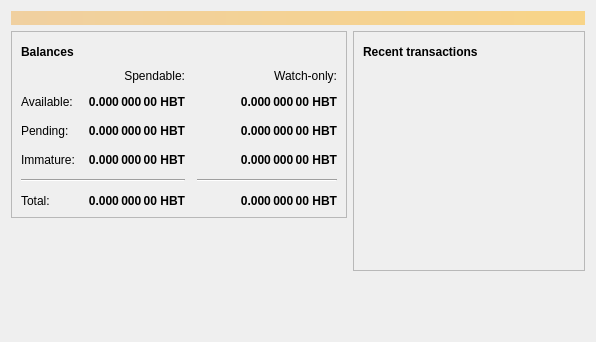
<?xml version="1.0" encoding="UTF-8"?>
<ui version="4.0">
 <class>OverviewPage</class>
 <widget class="QWidget" name="OverviewPage">
  <property name="geometry">
   <rect>
    <x>0</x>
    <y>0</y>
    <width>596</width>
    <height>342</height>
   </rect>
  </property>
  <property name="windowTitle">
   <string>Form</string>
  </property>
  <layout class="QVBoxLayout" name="topLayout">
   <item>
    <widget class="QLabel" name="labelAlerts">
     <property name="visible">
      <bool>false</bool>
     </property>
     <property name="styleSheet">
      <string notr="true">background-color: qlineargradient(x1: 0, y1: 0, x2: 1, y2: 0, stop:0 #F0D0A0, stop:1 #F8D488); color:#000000;</string>
     </property>
     <property name="wordWrap">
      <bool>true</bool>
     </property>
     <property name="margin">
      <number>3</number>
     </property>
    </widget>
   </item>
   <item>
    <layout class="QHBoxLayout" name="horizontalLayout" stretch="1,1">
     <item>
      <layout class="QVBoxLayout" name="verticalLayout_2">
       <item>
        <widget class="QFrame" name="frame">
         <property name="frameShape">
          <enum>QFrame::StyledPanel</enum>
         </property>
         <property name="frameShadow">
          <enum>QFrame::Raised</enum>
         </property>
         <layout class="QVBoxLayout" name="verticalLayout_4">
          <item>
           <layout class="QHBoxLayout" name="horizontalLayout_4">
            <item>
             <widget class="QLabel" name="label_5">
              <property name="font">
               <font>
                <weight>75</weight>
                <bold>true</bold>
               </font>
              </property>
              <property name="text">
               <string>Balances</string>
              </property>
             </widget>
            </item>
            <item>
             <widget class="QPushButton" name="labelWalletStatus">
              <property name="enabled">
               <bool>false</bool>
              </property>
              <property name="maximumSize">
               <size>
                <width>30</width>
                <height>16777215</height>
               </size>
              </property>
              <property name="toolTip">
               <string>The displayed information may be out of date. Your wallet automatically synchronizes with the Hellebit network after a connection is established, but this process has not completed yet.</string>
              </property>
              <property name="text">
               <string/>
              </property>
              <property name="icon">
               <iconset resource="../hellebit.qrc">
                <normaloff>:/icons/warning</normaloff>
                <disabledoff>:/icons/warning</disabledoff>:/icons/warning</iconset>
              </property>
              <property name="iconSize">
               <size>
                <width>24</width>
                <height>24</height>
               </size>
              </property>
              <property name="flat">
               <bool>true</bool>
              </property>
             </widget>
            </item>
            <item>
             <spacer name="horizontalSpacer_3">
              <property name="orientation">
               <enum>Qt::Horizontal</enum>
              </property>
              <property name="sizeHint" stdset="0">
               <size>
                <width>40</width>
                <height>20</height>
               </size>
              </property>
             </spacer>
            </item>
           </layout>
          </item>
          <item>
           <layout class="QGridLayout" name="gridLayout">
            <property name="spacing">
             <number>12</number>
            </property>
            <item row="2" column="2">
             <widget class="QLabel" name="labelWatchPending">
              <property name="font">
               <font>
                <weight>75</weight>
                <bold>true</bold>
               </font>
              </property>
              <property name="cursor">
               <cursorShape>IBeamCursor</cursorShape>
              </property>
              <property name="toolTip">
               <string>Unconfirmed transactions to watch-only addresses</string>
              </property>
              <property name="text">
               <string notr="true">0.000 000 00 HBT</string>
              </property>
              <property name="alignment">
               <set>Qt::AlignRight|Qt::AlignTrailing|Qt::AlignVCenter</set>
              </property>
              <property name="textInteractionFlags">
               <set>Qt::LinksAccessibleByMouse|Qt::TextSelectableByKeyboard|Qt::TextSelectableByMouse</set>
              </property>
             </widget>
            </item>
            <item row="2" column="1">
             <widget class="QLabel" name="labelUnconfirmed">
              <property name="font">
               <font>
                <weight>75</weight>
                <bold>true</bold>
               </font>
              </property>
              <property name="cursor">
               <cursorShape>IBeamCursor</cursorShape>
              </property>
              <property name="toolTip">
               <string>Total of transactions that have yet to be confirmed, and do not yet count toward the spendable balance</string>
              </property>
              <property name="text">
               <string notr="true">0.000 000 00 HBT</string>
              </property>
              <property name="alignment">
               <set>Qt::AlignRight|Qt::AlignTrailing|Qt::AlignVCenter</set>
              </property>
              <property name="textInteractionFlags">
               <set>Qt::LinksAccessibleByMouse|Qt::TextSelectableByKeyboard|Qt::TextSelectableByMouse</set>
              </property>
             </widget>
            </item>
            <item row="3" column="2">
             <widget class="QLabel" name="labelWatchImmature">
              <property name="font">
               <font>
                <weight>75</weight>
                <bold>true</bold>
               </font>
              </property>
              <property name="cursor">
               <cursorShape>IBeamCursor</cursorShape>
              </property>
              <property name="toolTip">
               <string>Mined balance in watch-only addresses that has not yet matured</string>
              </property>
              <property name="text">
               <string notr="true">0.000 000 00 HBT</string>
              </property>
              <property name="alignment">
               <set>Qt::AlignRight|Qt::AlignTrailing|Qt::AlignVCenter</set>
              </property>
              <property name="textInteractionFlags">
               <set>Qt::LinksAccessibleByMouse|Qt::TextSelectableByKeyboard|Qt::TextSelectableByMouse</set>
              </property>
             </widget>
            </item>
            <item row="4" column="0" colspan="2">
             <widget class="Line" name="line">
              <property name="orientation">
               <enum>Qt::Horizontal</enum>
              </property>
             </widget>
            </item>
            <item row="4" column="2">
             <widget class="Line" name="lineWatchBalance">
              <property name="sizePolicy">
               <sizepolicy hsizetype="Preferred" vsizetype="Fixed">
                <horstretch>0</horstretch>
                <verstretch>0</verstretch>
               </sizepolicy>
              </property>
              <property name="minimumSize">
               <size>
                <width>140</width>
                <height>0</height>
               </size>
              </property>
              <property name="orientation">
               <enum>Qt::Horizontal</enum>
              </property>
             </widget>
            </item>
            <item row="5" column="0">
             <widget class="QLabel" name="labelTotalText">
              <property name="text">
               <string>Total:</string>
              </property>
             </widget>
            </item>
            <item row="3" column="1">
             <widget class="QLabel" name="labelImmature">
              <property name="font">
               <font>
                <weight>75</weight>
                <bold>true</bold>
               </font>
              </property>
              <property name="cursor">
               <cursorShape>IBeamCursor</cursorShape>
              </property>
              <property name="toolTip">
               <string>Mined balance that has not yet matured</string>
              </property>
              <property name="text">
               <string notr="true">0.000 000 00 HBT</string>
              </property>
              <property name="alignment">
               <set>Qt::AlignRight|Qt::AlignTrailing|Qt::AlignVCenter</set>
              </property>
              <property name="textInteractionFlags">
               <set>Qt::LinksAccessibleByMouse|Qt::TextSelectableByKeyboard|Qt::TextSelectableByMouse</set>
              </property>
             </widget>
            </item>
            <item row="2" column="3">
             <spacer name="horizontalSpacer_2">
              <property name="orientation">
               <enum>Qt::Horizontal</enum>
              </property>
              <property name="sizeHint" stdset="0">
               <size>
                <width>40</width>
                <height>20</height>
               </size>
              </property>
             </spacer>
            </item>
            <item row="3" column="0">
             <widget class="QLabel" name="labelImmatureText">
              <property name="text">
               <string>Immature:</string>
              </property>
             </widget>
            </item>
            <item row="5" column="1">
             <widget class="QLabel" name="labelTotal">
              <property name="font">
               <font>
                <weight>75</weight>
                <bold>true</bold>
               </font>
              </property>
              <property name="cursor">
               <cursorShape>IBeamCursor</cursorShape>
              </property>
              <property name="toolTip">
               <string>Your current total balance</string>
              </property>
              <property name="text">
               <string notr="true">0.000 000 00 HBT</string>
              </property>
              <property name="alignment">
               <set>Qt::AlignRight|Qt::AlignTrailing|Qt::AlignVCenter</set>
              </property>
              <property name="textInteractionFlags">
               <set>Qt::LinksAccessibleByMouse|Qt::TextSelectableByKeyboard|Qt::TextSelectableByMouse</set>
              </property>
             </widget>
            </item>
            <item row="5" column="2">
             <widget class="QLabel" name="labelWatchTotal">
              <property name="font">
               <font>
                <weight>75</weight>
                <bold>true</bold>
               </font>
              </property>
              <property name="cursor">
               <cursorShape>IBeamCursor</cursorShape>
              </property>
              <property name="toolTip">
               <string>Current total balance in watch-only addresses</string>
              </property>
              <property name="text">
               <string notr="true">0.000 000 00 HBT</string>
              </property>
              <property name="alignment">
               <set>Qt::AlignRight|Qt::AlignTrailing|Qt::AlignVCenter</set>
              </property>
              <property name="textInteractionFlags">
               <set>Qt::LinksAccessibleByMouse|Qt::TextSelectableByKeyboard|Qt::TextSelectableByMouse</set>
              </property>
             </widget>
            </item>
            <item row="0" column="2">
             <widget class="QLabel" name="labelWatchonly">
              <property name="text">
               <string>Watch-only:</string>
              </property>
              <property name="alignment">
               <set>Qt::AlignRight|Qt::AlignTrailing|Qt::AlignVCenter</set>
              </property>
             </widget>
            </item>
            <item row="1" column="0">
             <widget class="QLabel" name="labelBalanceText">
              <property name="text">
               <string>Available:</string>
              </property>
             </widget>
            </item>
            <item row="1" column="1">
             <widget class="QLabel" name="labelBalance">
              <property name="font">
               <font>
                <weight>75</weight>
                <bold>true</bold>
               </font>
              </property>
              <property name="cursor">
               <cursorShape>IBeamCursor</cursorShape>
              </property>
              <property name="toolTip">
               <string>Your current spendable balance</string>
              </property>
              <property name="text">
               <string notr="true">0.000 000 00 HBT</string>
              </property>
              <property name="alignment">
               <set>Qt::AlignRight|Qt::AlignTrailing|Qt::AlignVCenter</set>
              </property>
              <property name="textInteractionFlags">
               <set>Qt::LinksAccessibleByMouse|Qt::TextSelectableByKeyboard|Qt::TextSelectableByMouse</set>
              </property>
             </widget>
            </item>
            <item row="1" column="2">
             <widget class="QLabel" name="labelWatchAvailable">
              <property name="font">
               <font>
                <weight>75</weight>
                <bold>true</bold>
               </font>
              </property>
              <property name="cursor">
               <cursorShape>IBeamCursor</cursorShape>
              </property>
              <property name="toolTip">
               <string>Your current balance in watch-only addresses</string>
              </property>
              <property name="text">
               <string notr="true">0.000 000 00 HBT</string>
              </property>
              <property name="alignment">
               <set>Qt::AlignRight|Qt::AlignTrailing|Qt::AlignVCenter</set>
              </property>
              <property name="textInteractionFlags">
               <set>Qt::LinksAccessibleByMouse|Qt::TextSelectableByKeyboard|Qt::TextSelectableByMouse</set>
              </property>
             </widget>
            </item>
            <item row="2" column="0">
             <widget class="QLabel" name="labelPendingText">
              <property name="text">
               <string>Pending:</string>
              </property>
             </widget>
            </item>
            <item row="0" column="1">
             <widget class="QLabel" name="labelSpendable">
              <property name="text">
               <string>Spendable:</string>
              </property>
              <property name="alignment">
               <set>Qt::AlignRight|Qt::AlignTrailing|Qt::AlignVCenter</set>
              </property>
             </widget>
            </item>
           </layout>
          </item>
         </layout>
        </widget>
       </item>
       <item>
        <spacer name="verticalSpacer">
         <property name="orientation">
          <enum>Qt::Vertical</enum>
         </property>
         <property name="sizeHint" stdset="0">
          <size>
           <width>20</width>
           <height>40</height>
          </size>
         </property>
        </spacer>
       </item>
      </layout>
     </item>
     <item>
      <layout class="QVBoxLayout" name="verticalLayout_3">
       <item>
        <widget class="QFrame" name="frame_2">
         <property name="frameShape">
          <enum>QFrame::StyledPanel</enum>
         </property>
         <property name="frameShadow">
          <enum>QFrame::Raised</enum>
         </property>
         <layout class="QVBoxLayout" name="verticalLayout">
          <item>
           <layout class="QHBoxLayout" name="horizontalLayout_2">
            <item>
             <widget class="QLabel" name="label_4">
              <property name="font">
               <font>
                <weight>75</weight>
                <bold>true</bold>
               </font>
              </property>
              <property name="text">
               <string>Recent transactions</string>
              </property>
             </widget>
            </item>
            <item>
             <widget class="QPushButton" name="labelTransactionsStatus">
              <property name="enabled">
               <bool>false</bool>
              </property>
              <property name="maximumSize">
               <size>
                <width>30</width>
                <height>16777215</height>
               </size>
              </property>
              <property name="toolTip">
               <string>The displayed information may be out of date. Your wallet automatically synchronizes with the Hellebit network after a connection is established, but this process has not completed yet.</string>
              </property>
              <property name="text">
               <string/>
              </property>
              <property name="icon">
               <iconset resource="../hellebit.qrc">
                <normaloff>:/icons/warning</normaloff>
                <disabledoff>:/icons/warning</disabledoff>:/icons/warning</iconset>
              </property>
              <property name="iconSize">
               <size>
                <width>24</width>
                <height>24</height>
               </size>
              </property>
              <property name="flat">
               <bool>true</bool>
              </property>
             </widget>
            </item>
            <item>
             <spacer name="horizontalSpacer">
              <property name="orientation">
               <enum>Qt::Horizontal</enum>
              </property>
              <property name="sizeHint" stdset="0">
               <size>
                <width>40</width>
                <height>20</height>
               </size>
              </property>
             </spacer>
            </item>
           </layout>
          </item>
          <item>
           <widget class="QListView" name="listTransactions">
            <property name="styleSheet">
             <string notr="true">QListView { background: transparent; }</string>
            </property>
            <property name="frameShape">
             <enum>QFrame::NoFrame</enum>
            </property>
            <property name="verticalScrollBarPolicy">
             <enum>Qt::ScrollBarAlwaysOff</enum>
            </property>
            <property name="horizontalScrollBarPolicy">
             <enum>Qt::ScrollBarAlwaysOff</enum>
            </property>
            <property name="selectionMode">
             <enum>QAbstractItemView::NoSelection</enum>
            </property>
           </widget>
          </item>
         </layout>
        </widget>
       </item>
       <item>
        <spacer name="verticalSpacer_2">
         <property name="orientation">
          <enum>Qt::Vertical</enum>
         </property>
         <property name="sizeHint" stdset="0">
          <size>
           <width>20</width>
           <height>40</height>
          </size>
         </property>
        </spacer>
       </item>
      </layout>
     </item>
    </layout>
   </item>
  </layout>
 </widget>
 <resources/>
 <connections/>
</ui>
